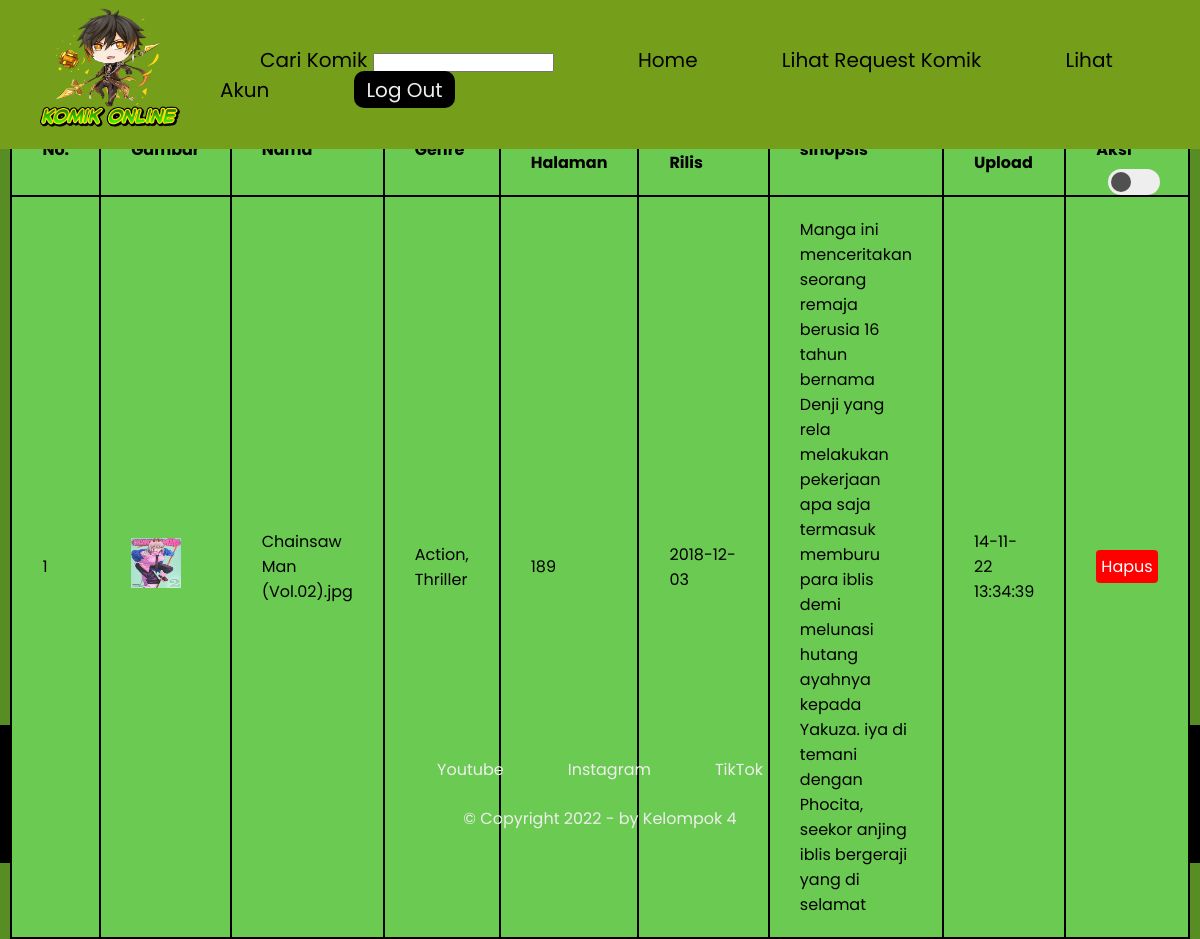
The page /admin_lihat_request.php on the database its author committed.
### tables this page shows
CREATE TABLE `request_komik` (
  `id` int(11) NOT NULL,
  `nama` varchar(64) NOT NULL,
  `genre` varchar(32) NOT NULL,
  `jumlah_halaman` int(16) NOT NULL,
  `tanggal_rilis` date NOT NULL,
  `sinopsis` varchar(255) NOT NULL,
  `waktu_input` varchar(32) DEFAULT NULL
);

### admin_lihat_request.php (the view, shortened to what this page needs)
<?php
require('proses_koneksi.php');
$result = mysqli_query($conn, "SELECT * FROM request_komik");
$request_komik = [];
while ($row = mysqli_fetch_assoc($result)) {
    $request_komik[] = $row;
}
?>
<!DOCTYPE html>
<html lang="en">
<head>
  <link rel="stylesheet" href="style_admin.css">
</head>
<body>
  <header>
    <a href="#"><h1><img src="images/ZhongliB.png" width="140px" height="120px"></h1></a>
    <nav>
      <a> Cari Komik <input type="text"></a>
      <a href="admin_menu.php">Home</a>
      <a href="admin_lihat_request.php">Lihat Request Komik</a>
      <a href="admin_lihat_akun_user.php">Lihat Akun</a>
      <a href="admin_login.php" class="me">Log Out</a>
    </nav>
  </header>
  <div class="mode">
    <p id="change-mode">Dark Mode</p>
    <input type="checkbox" onclick="lightMode()">
    <br>
  </div>
    <div class="container">
    <h1>Request komik</h1>
    <table border=1px>
        <tr>
            <th>No.</th>
            <th>Gambar</th>
            <th>Nama</th>
            <th>Genre</th>
            <th>Jumlah Halaman</th>
            <th>Tanggal Rilis</th>
            <th>sinopsis</th>
            <th>Waktu Upload</th>
            <th>Aksi</th>
        </tr>
        <?php $i = 1; foreach ($request_komik as $req):?>
        <tr>
            <td><?php echo $i ;?></td>
            <td><?php echo"<img src='img/$req[nama]' width='50' height='50'>";?></td>
            <td><?php echo $req["nama"]; ?></td>
            <td><?php echo $req["genre"] ;?></td>
            <td><?php echo $req["jumlah_halaman"] ;?></td>
            <td><?php echo $req["tanggal_rilis"] ;?></td>
            <td><?php echo $req["sinopsis"] ;?></td>
            <td><?php echo $req["waktu_input"] ;?></td>
            <td><a href="proses_hapus_request.php?id=<?php echo $req["id"]; ?>" onclick = "return confirm('Anda yakin ingin mengahpus data ini ?')" class="del-button">Hapus</a></td>
        </tr>
        <?php $i++; endforeach;?>
    </table>
    </div>
    <footer>
    <nav>
      <br>
      <a href="https://youtube.com/channel/UCjRc-gYlqHi1x9fwCMeVEGw">Youtube</a>
      <a href="https://instagram.com/mirvanhakimmm">Instagram</a>
      <a href="https://www.tiktok.com/@muhammad_irvan_hakim?_t=8VzzYA3N1qj&_r=1">TikTok</a>
    </nav>
    <p>&copy Copyright 2022 - by Kelompok 4 </p>
  </footer>
</body>
</html>

### style_admin.css (style rules this page uses)
* { padding: 0; margin: 0; box-sizing: border-box; scroll-behavior: smooth; }
:root { --theme: #588d24; --primary-color: #eeeeee; --secondary-color: #000000; --hover-color: #b5aaaa; --nav-color: #222222; --nav-blur: rgb(117, 159, 26); --info-blur: rgba(255, 255, 255, 0.15); --card-blur: rgba(255, 255, 255, 0.3); --shadow: #303030; --genre-color: rgb(244, 240, 0); --footer: #000000; }
body { height: 100%; color: var(--primary-color); background: var(--theme); font-family: 'Poppins', sans-serif; }
a { text-decoration: none; }
header { display: flex; justify-content: space-between; align-items: center; padding: 0.5rem 0; background: var(--nav-blur); backdrop-filter: blur(1000px); position: sticky; top: 0; z-index: 1; }
header h1 { margin: 0 2.5rem; color: var(--secondary-color); }
header nav a { font-size: 20px; margin: 0 2.5rem; color: var(--secondary-color); }
.me { color: var(--primary-color); background: var(--secondary-color); border-radius: 10px; padding: 0.3rem 0.8rem; align-items: center; }
.mode { display: flex; justify-content: end; align-items: center; margin: 20px 40px 0 0; }
.mode p { margin: 0 10px; }
input[type="checkbox"] { position: relative; width: 52px; height: 26px; appearance: none; background: #eeeeee; border-radius: 15px; transition: ease 0.5s; cursor: pointer; }
input[type="checkbox"]::before { position: absolute; content: ""; width: 20px; height: 20px; background: #505050; border-radius: 50%; top: 3px; left: 3px; transition: ease 0.5s; }
.container { padding: 3rem 0 0 0; }
footer { background: var(--footer); display: flex; flex-direction: column; align-items: center; }
footer nav { display: flex; }
footer nav a { color: var(--primary-color); margin: 2rem 2rem 0 2rem; }
footer p { font-size: 16px; text-align: center; margin: 1.5rem 0 2rem 0; }

### admin_lihat_request.php (style rules this page uses)
.container { width: 95%; height: 60vh; display: flex; flex-direction: column; justify-content: center; border-radius: 10px; margin-top: 25px; margin-left: auto; margin-right: auto; margin-bottom: 25px; align-items: center; background: rgb(117, 159, 26); }
.container h1 { color: black; text-align: center; margin-bottom: 25px; }
table { margin-bottom: auto; border-collapse: collapse; background: rgb(107, 202, 81); color: #000000; margin-bottom: auto; }
th, td { text-align: left; border: 2px solid #000000; padding: 20px 30px; }
.del-button { background-color: #FF0000; color: white; padding: 5px 5px; border: none; border-radius: 4px; cursor: pointer; text-decoration: none; }

### rows shown on the page
request_komik: nama (picture), nama "Chainsaw Man (Vol.02).jpg", genre "Action, Thriller", jumlah_halaman "189", tanggal_rilis "2018-12-03", sinopsis "Manga ini menceritakan seorang remaja berusia 16 tahun bernama Denji yang rela melakukan pekerjaan apa saja termasuk memburu para iblis demi melunasi hutang ayahnya kepada Yakuza. iya di temani dengan Phocita, seekor anjing iblis bergeraji yang di selamat", waktu_input "14-11-22 13:34:39"
